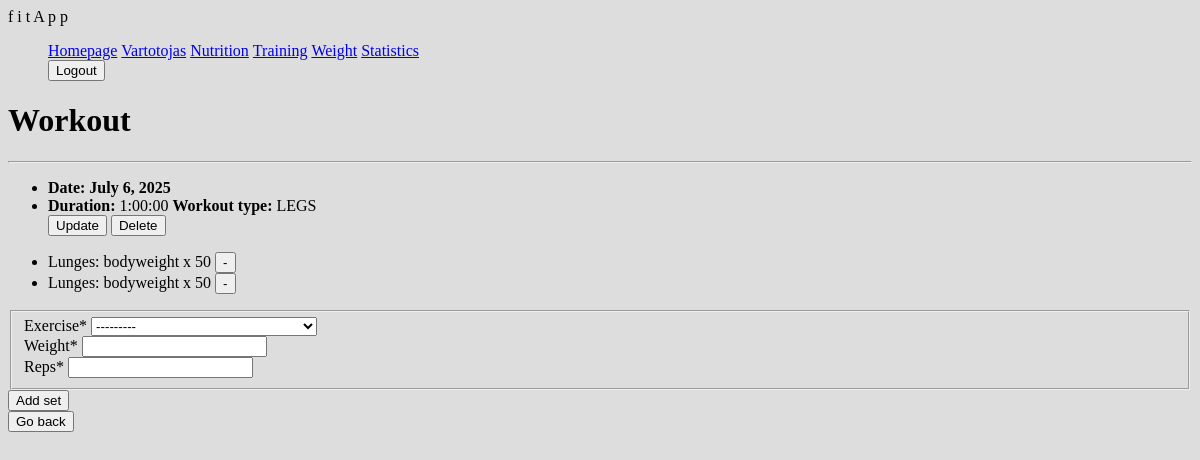
The app's page /fitness/workouts/23 (signed in) with its own data.
### fitness/models.py (models this page shows, shortened)
class Workout(models.Model):
    date = models.DateField('Date', default=date.today)
    athlete = models.ForeignKey(User, on_delete=models.SET_NULL, null=True, blank=True)
    duration = models.DurationField(null=True, blank=True)
    type = models.ForeignKey(WorkoutType, on_delete=models.SET_NULL, null=True, blank=True)

class WorkoutType(models.Model):
    name = models.CharField('Name', max_length=20)
    description = models.CharField('Workout type', null=True, blank=True, max_length=300)
    def __str__(self):
        return f"{self.name}"

class Set(models.Model):
    exercise = models.ForeignKey(Exercise, on_delete=models.CASCADE)
    workout = models.ForeignKey(Workout, on_delete=models.CASCADE)
    weight = models.CharField('Weight', max_length=15)
    reps = models.IntegerField('Reps')
    def __str__(self):
        if self.weight == "0":
            line = f"{self.exercise}: bodyweight x {self.reps}"
        else:
            line = f"{self.exercise}: {self.weight} kg x {self.reps}"
        return line

class Exercise(models.Model):
    name = models.CharField('Name', max_length=50)
    description = models.CharField('Description', null=True, blank=True, max_length=300)
    target_muscle = models.ForeignKey(Muscle, on_delete=models.SET_NULL, null=True)
    equipment = models.ForeignKey(Equipment, on_delete=models.SET_NULL, null=True)
    def __str__(self):
        return f"{self.name}"

### fitness/views.py (the view, shortened to what this page needs)
# urls.py: path('workouts/<int:pk>', views.WorkoutDetailView.as_view(), name='workout-details'),
class WorkoutDetailView(LoginRequiredMixin, DetailView, FormMixin):
    model = Workout
    template_name = 'workout_details.html'
    form_class = SetCreateForm
    def get_context_data(self, **kwargs):
        context = super(WorkoutDetailView, self).get_context_data(**kwargs)
        previous_data = self.request.session.get('last_set_data', {})
        if 'exercise_id' in previous_data:
            try:
                previous_data['exercise'] = Exercise.objects.get(id=previous_data['exercise_id'])
            except Exercise.DoesNotExist:
                previous_data['exercise'] = None
            del previous_data['exercise_id']
        previous_data['workout'] = self.object
        context['form'] = SetCreateForm(initial=previous_data)
        return context

### fitness/forms.py
class SetCreateForm(forms.ModelForm):
    class Meta:
        model = Set
        fields = ['exercise', 'weight', 'reps']
        widgets = {
            'workout': forms.HiddenInput()
        }

### templates/workout_details.html (shortened to what this page needs)
{% extends "base.html" %}
{% load crispy_forms_tags %}
{% block content %}
    <h1>Workout</h1>
    <hr>
    <ul id="atitraukta">
        <li><strong >Date: {{object.date}}</strong></li>
        <li><strong>Duration:</strong> {{object.duration}}
            <strong>Workout type:</strong> {{object.type}}
        </li>
        <div>
          <a href="{% url 'workout-update' object.id %}" ><button>Update</button></a>
          <a href="{% url 'workout-delete' object.id %}" ><button id="destroy">Delete</button></a>
        </div>
    </ul>
    <ul>
    {% for set in workout.set_set.all %}
        <li>
            {{ set }}
                <form method="post" action="{% url 'set-delete' set.id %}" style="display:inline;">
                    <button type="submit">-</button>
                </form>
        </li>
    {% endfor %}
    </ul>
    <form method="POST" action="" enctype="multipart/form-data">
        <fieldset class="form-group">
            {{ form|crispy }}
        </fieldset>
        <div class="form-group">
            <button type="submit">Add set</button>
        </div>
    </form>
    <a href="{% url 'workouts' %}"><button>Go back</button></a>
{% endblock %}

### templates/base.html (shortened to what this page needs)
<!DOCTYPE html>
<html>
<head>
  {% load static %}
  <link rel="stylesheet" href="{% static 'css/styles.css' %}">
</head>
<body>
 <nav class="navbar" >
  <div class="container-fluid">
    <a class="navbar-brand">f i t A p p</a>
    <ul class="navbar-nav mx-2">
      <li class="nav-item active"><a class="nav-link" href="{% url 'index' %}">Homepage</a></li>
      {% if user.is_authenticated %}
          <li class="nav-item">
              <a class="nav-link" href="{% url 'profile' %}">{{ user.get_username }}</a>
          </li>
          <li class="nav-item active"><a class="nav-link" href="{% url 'nutrition' %}">Nutrition</a></li>
          <li class="nav-item active"><a class="nav-link" href="{% url 'workouts' %}">Training</a></li>
          <li class="nav-item active"><a class="nav-link" href="{% url 'weighting' %}">Weight</a></li>
          <li class="nav-item active"><a class="nav-link" href="{% url 'chart-view' %}">Statistics</a></li>
          <li class="nav-item">
            <form method="post" action="{% url 'logout' %}">
                <button type="submit" id="destroy">Logout</button>
            </form>
          </li>
      {% else %}
        <li class="nav-item"><a class="nav-link" href="{% url 'login'%}">Login</a></li>
        <li class="nav-item"><a class="nav-link" href="{% url 'register'%}">Sign up</a></li>
      {% endif %}
    </ul>
  </div>
 </nav>
 <div class="col-sm-10 ">
      {% block content %}
      {% endblock %}
 </div>
</body>
</html>

### fitness/static/css/styles.css (style rules this page uses)
body { background: #dddddd; }
li.nav-item { display: inline; }

### records on screen
Workout: date "July 6, 2025", duration "1:00:00", type "LEGS"
Set: weight+exercise+reps "Lunges: bodyweight x 50"
Set: weight+exercise+reps "Lunges: bodyweight x 50"

### other values on screen
{{ user.get_username }} "Vartotojas"
